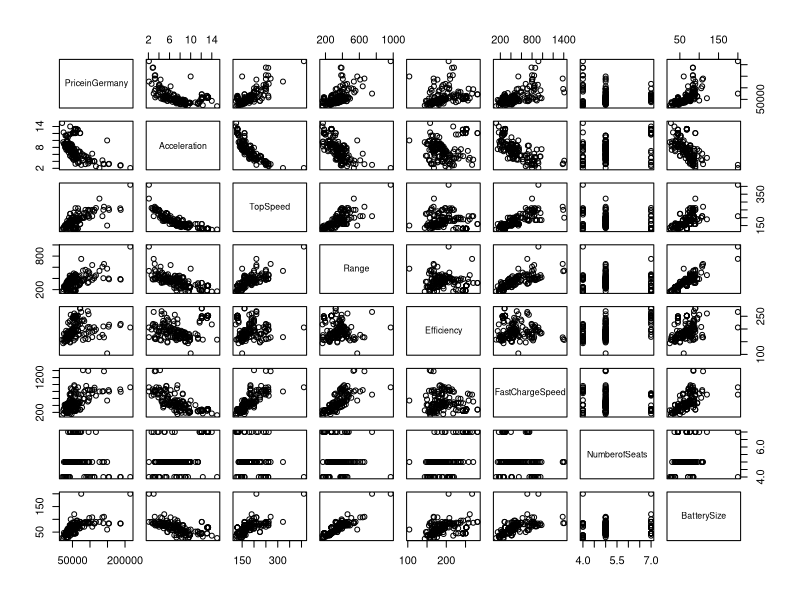
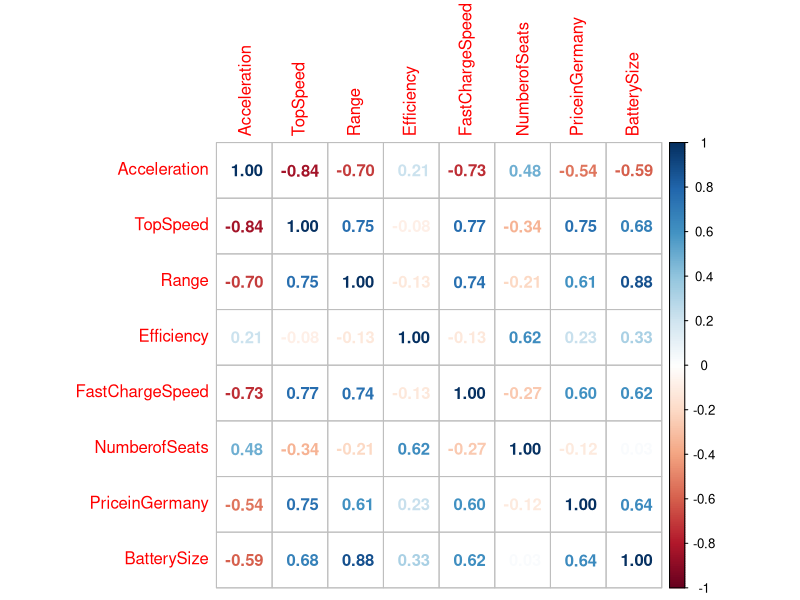
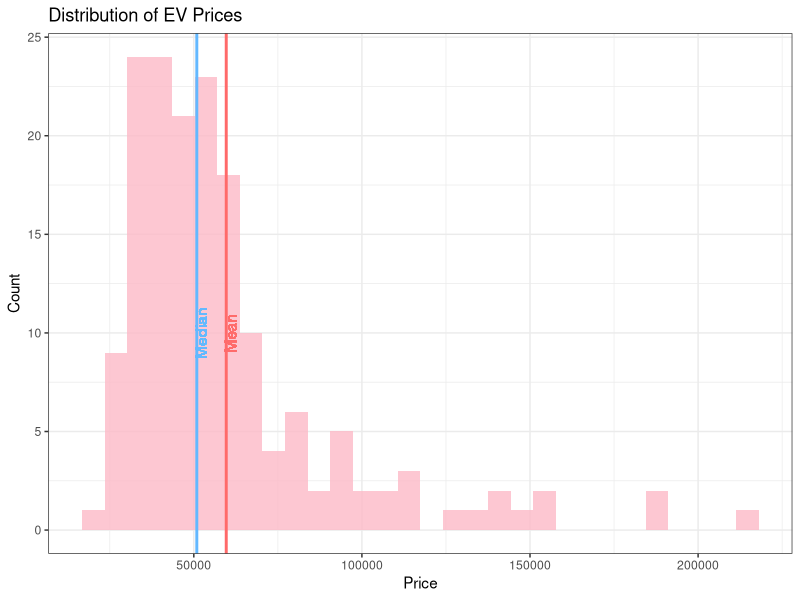
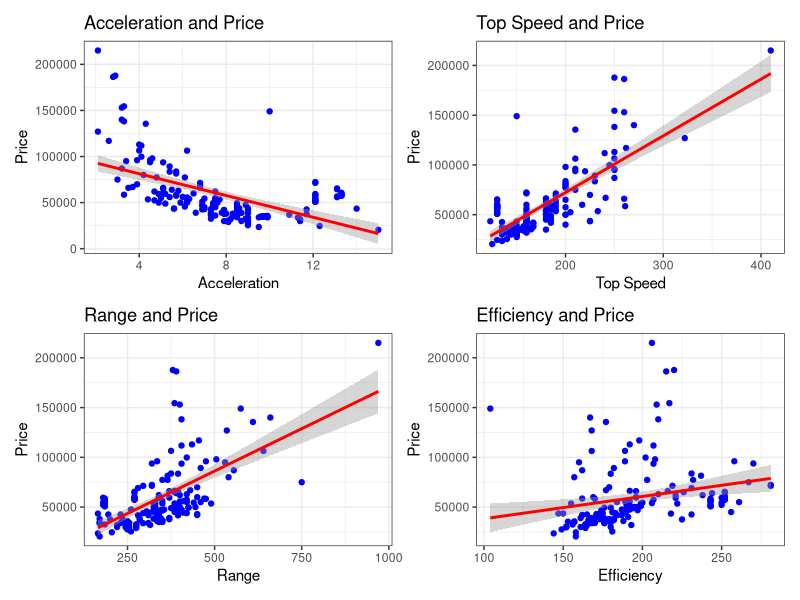
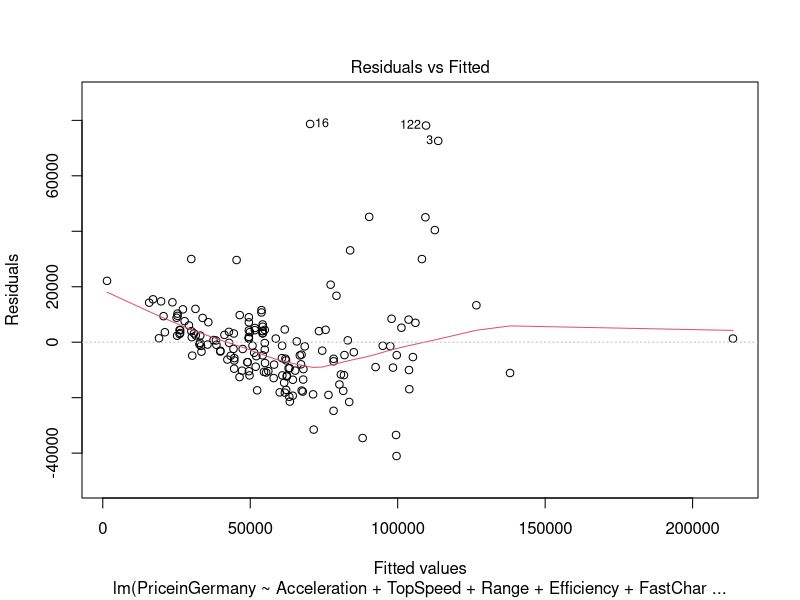
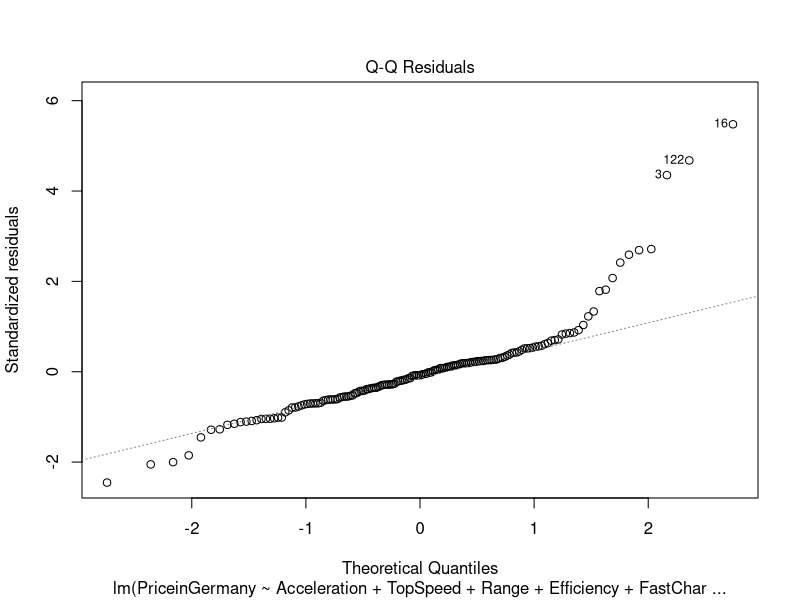
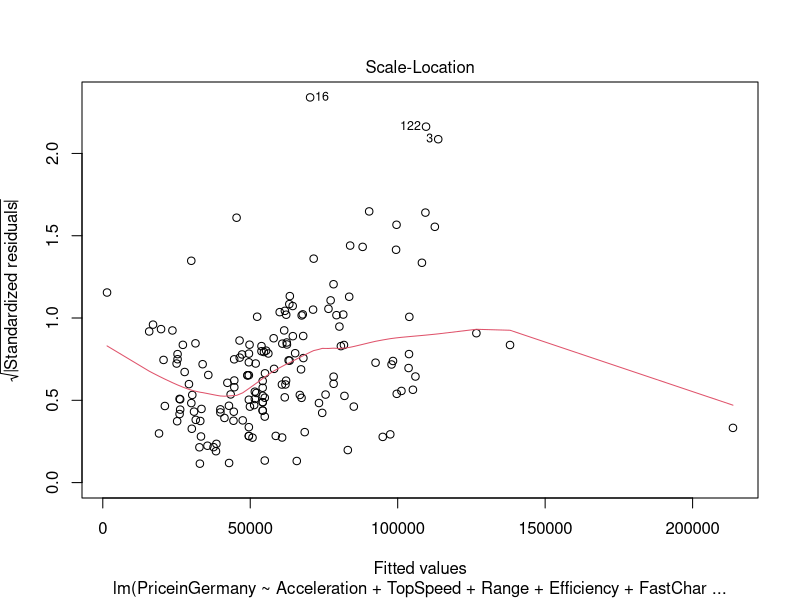
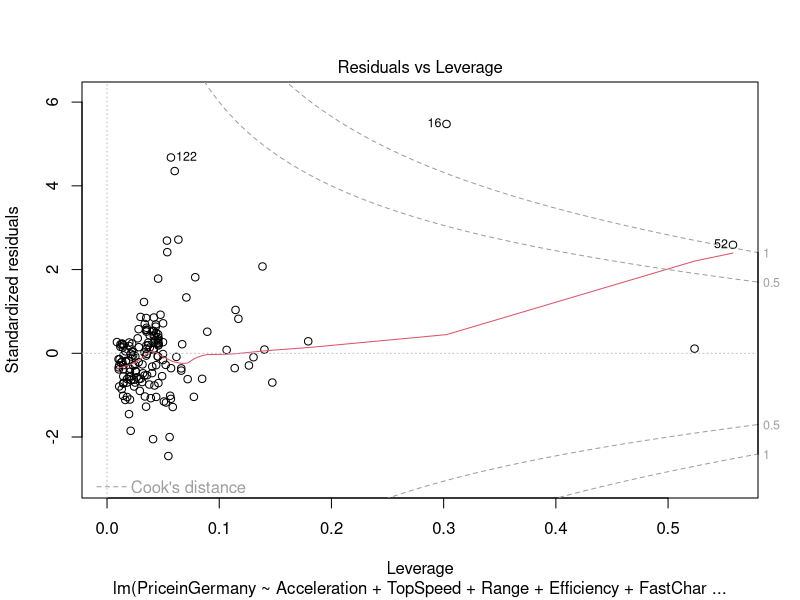

R code for these plots, in order:
## ---- chunk 1
knitr::opts_chunk$set(echo = TRUE)
library(tidyverse)
library(readxl)
library(MASS)
library(car)
library(corrplot)
library(patchwork)
library(leaps)
## ---- chunk 2
ev <- read_xlsx('Electric Vehicle Data/Cheapestelectriccars-EVDatabase.xlsx', 
                sheet = 'Cheapestelectriccars- UTF8')
## ---- chunk 3
# Convert Character Vectors into useable numeric vectors
ev$BatterySize <- as.numeric(gsub(".* ([0-9]{2,3}[.]*[0-9]*) kWh", "\\1", ev$Subtitle))
libra_strip <- gsub(".([0-9]{2,3},[0-9]{3})", "\\1", ev$PriceinUK) # strip the libra symbol
ev$PriceinUK <- as.numeric(gsub(",", "", libra_strip))
ev$Acceleration <- as.numeric(gsub(" sec", "", ev$Acceleration))
ev$TopSpeed <- as.numeric(gsub(" km/h", "", ev$TopSpeed))
ev$Range <- as.numeric(gsub(" km", "", ev$Range))
ev$Efficiency <- as.numeric(gsub(" Wh/km", "", ev$Efficiency))
ev$FastChargeSpeed <- as.numeric(gsub(" km/h", "", ev$FastChargeSpeed))
ev$Drive <- as.factor(ev$Drive)
ev$PriceinGermany <- as.numeric(ev$PriceinGermany)
ev <- ev[,-2] #removing subtitle column
## ---- chunk 4
# Limit ev to complete records, German Prices
ev <- ev[complete.cases(cbind(ev$FastChargeSpeed, ev$PriceinGermany)),]
attach(ev)
## ---- chunk 5
head(ev)
## ---- chunk 6
#summary of Battery Size
summary(BatterySize)
## ---- chunk 7
#summary of EV prices in Germany
summary(PriceinGermany)
## ---- chunk 8
#summary of Top speed
summary(TopSpeed)
## ---- chunk 9
#summary of Battery Range
summary(Range)
## ---- chunk 10
ev_numeric <- ev[, -c(1,7,10 )] #Creating numeric data frame for correlation plots and removing price in UK
pairs(PriceinGermany~., ev_numeric)
## ---- chunk 11
corrplot(cor(ev_numeric), method = "number")
## ---- chunk 12
ggplot(ev_numeric, aes(x = PriceinGermany)) +    
  geom_histogram(alpha = 0.8,fill = "#fcb9c6") +
  geom_vline(aes(xintercept = mean(PriceinGermany)),col='indianred1',size=1)+ #Vertical Line for Mean
  geom_text(aes(x=mean(PriceinGermany) + 1250, label="Mean", y=10), colour="indianred1", angle=90) +
  geom_vline(aes(xintercept = median(PriceinGermany)),col='steelblue1',size=1)+ #Vertical Line for Median
  geom_text(aes(x=median(PriceinGermany) + 1250, label="Median", y=10), colour="steelblue1", angle=90) +
  labs(x= 'Price',y = 'Count', title = paste("Distribution of EV Prices")) +
  theme_bw()
## ---- chunk 13
v1 <- ggplot(ev_numeric, aes(x=Acceleration,y=PriceinGermany))+
  geom_point(color = "blue")+
  
  stat_smooth(aes(x=Acceleration,y=PriceinGermany),method="lm", color="red")+ #code for trend line
  theme_bw()+
  labs(x = 'Acceleration', 
       y = 'Price', 
       title = 'Acceleration and Price')

v2 <- ggplot(ev_numeric, aes(x=TopSpeed,y=PriceinGermany))+
  geom_point(color = "blue")+
  
  stat_smooth(aes(x=TopSpeed,y=PriceinGermany),method="lm", color="red")+ #code for trend line
  theme_bw()+
  labs(x = 'Top Speed', 
       y = 'Price', 
       title = 'Top Speed and Price')


v3 <- ggplot(ev_numeric, aes(x=Range,y=PriceinGermany))+
  geom_point(color = "blue")+
  
  stat_smooth(aes(x=Range,y=PriceinGermany),method="lm", color="red")+ #code for trend line
  theme_bw()+
  labs(x = 'Range', 
       y = 'Price', 
       title = 'Range and Price')


v4 <- ggplot(ev_numeric, aes(x=Efficiency,y=PriceinGermany))+
  geom_point(color = "blue")+
  
  stat_smooth(aes(x=Efficiency,y=PriceinGermany),method="lm", color="red")+ #code for trend line
  theme_bw()+
  labs(x = 'Efficiency', 
       y = 'Price', 
       title = 'Efficiency and Price')

patch = v1 + v2 + v3 + v4 + plot_layout(ncol=2, nrow=2) #patching all graphs in one frame
patch
## ---- chunk 14
initial_model <- lm(PriceinGermany ~ Acceleration + TopSpeed + Range + Efficiency
                    + FastChargeSpeed + NumberofSeats + BatterySize, data = ev)
summary(initial_model)
plot(initial_model)
## ---- chunk 15
# Transform response and numeric predictors
summary(powerTransform(cbind(PriceinGermany, Acceleration, TopSpeed, Range, Efficiency,
                             FastChargeSpeed, BatterySize) ~ 1, data = ev))
## ---- chunk 16
# Create model with transformed Data
transformed_model <- lm(1/PriceinGermany ~ sqrt(Acceleration) + I(1/TopSpeed) + log(Range) +
                 log(Efficiency) + log(FastChargeSpeed) + log(BatterySize), data = ev)
summary(transformed_model)
## ---- chunk 17
# Perform Best Subset Selection on Transformed Data
transformed_model_subsets <- regsubsets(x = 1/PriceinGermany ~ sqrt(Acceleration) + I(1/TopSpeed)
                             + log(Range) +log(Efficiency) + log(FastChargeSpeed)
                             + log(BatterySize) + log(NumberofSeats), data = ev)
(transformed_model_subsets.summary <- summary(transformed_model_subsets))
(best_number_variables <- list("AIC" = which.min(transformed_model_subsets.summary$cp), "BIC" = which.min(transformed_model_subsets.summary$bic),
                              "R2adj" = which.max(transformed_model_subsets.summary$adjr2)))
## ---- chunk 18
# Create model with transformed Data, without FastChargeSpeed
subset_model <- lm(1/PriceinGermany ~ I(1/TopSpeed) + log(Range) + 
                 log(Efficiency) + log(BatterySize), data = ev)
summary(subset_model)
plot(subset_model)
